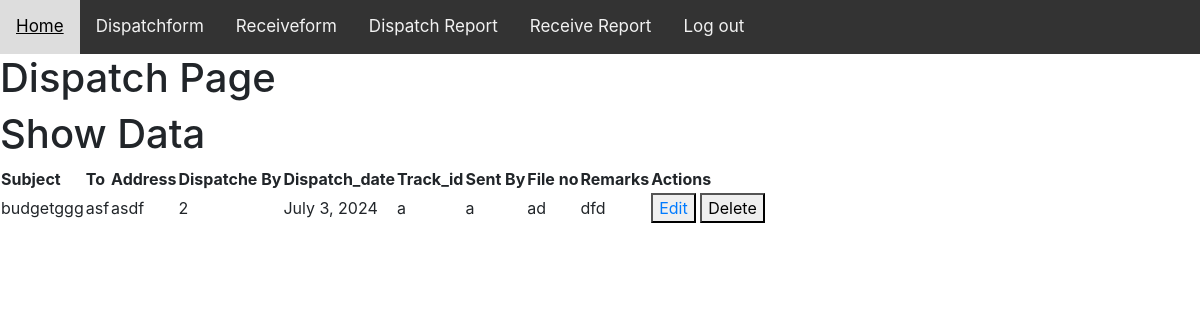
The app's page /stqcapp/getdispatchform with its own data.
### stqcapp/models.py (models this page shows, shortened)
class dispatchform(models.Model):
    subject=models.CharField(max_length=100)
    to=models.CharField(max_length=100)
    address=models.CharField(max_length=100)
    dispatch_by=models.CharField(max_length=100)
    date=models.DateField(null=True) #yyyy-mm-dd
    track_id=models.CharField(max_length=100)
    sent_by=models.CharField(max_length=100)
    file_no=models.CharField(max_length=100)
    remarks=models.CharField(max_length=100)

### stqcapp/views.py (the view)
# urls.py: path("getdispatchform",views.getdispatch,name='getdispatchform'),
def getdispatch(request):
    get_data_dis=dispatchform.objects.all()
    data3={
        'dispatchForm':get_data_dis
    }
    return render(request,'data.html',data3)

### templates/data.html (shortened to what this page needs)
{% extends "base.html" %}
{% block body %}
<html>
<head>
    <link rel="stylesheet" href="https://maxcdn.bootstrapcdn.com/bootstrap/4.5.2/css/bootstrap.min.css">
    <link rel="stylesheet" href="http://ajax.aspnetcdn.com/ajax/jquery.dataTables/1.9.4/css/jquery.dataTables.css">
</head>
<body>
    <h1>Dispatch Page</h1>
{% if dispatchForm %}
 <h1>Show Data</h1>
<table id="disprec">
<thead>
    <tr>
        <th>Subject</th>
        <th>To</th>
        <th>Address</th>
        <th>Dispatche By</th>
        <th>Dispatch_date</th>
        <th>Track_id</th>
        <th>Sent By</th>
        <th>File no</th>
        <th>Remarks</th>
        <th>Actions</th>
    </tr>
</thead>
{% for dispatchForm in dispatchForm  %}
    <tr>
     <td>{{dispatchForm.subject}}</td>
     <td>{{dispatchForm.to}}</td>
     <td>{{dispatchForm.address}}</td>
     <td>{{dispatchForm.dispatch_by}}</td>
     <td>{{dispatchForm.date}}</td>
     <td>{{dispatchForm.track_id}}</td>
     <td>{{dispatchForm.sent_by}}</td>
     <td>{{dispatchForm.file_no}}</td>
     <td>{{dispatchForm.remarks}}</td>
     <td>
        <button><a href="{% url 'edit_record' dispatchForm.id %}">Edit</a></button>
        <form method="POST" action="{% url 'delete_record' dispatchForm.id %}" style="display:inline;">
            <button type="submit" onclick="return confirm('Are you sure you want to delete this item?');">Delete</button>
        </form>          </td>
 </tr>
{%endfor%}
</table>
{% else %}
 <h1>No Data</h1>
{% endif %}
</body>
</html>
{% endblock body %}

### templates/base.html (style rules this page uses)
body { margin: 0; font-family: Arial, Helvetica, sans-serif; }

### records on screen
dispatchform: subject "budgetggg", to "asf", address "asdf", dispatch_by "2", date "July 3, 2024", track_id "a", sent_by "a", file_no "ad", remarks "dfd"
